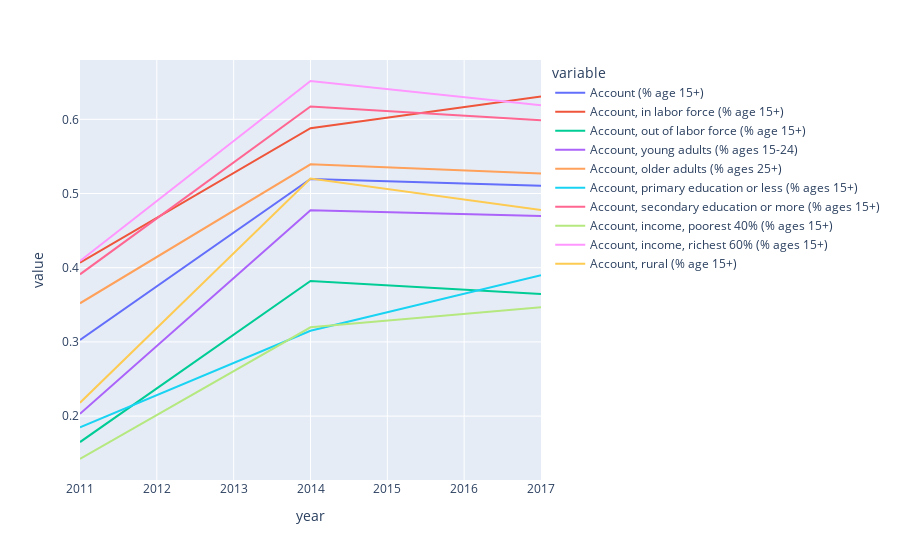

Write notebook code for a chart like this one.
### Code cell
#interactive plot for interaction on jupyter notebook
fig = px.line(df_acc, width=900)
fig.show()

### Figure 1 — Plotly figure (JSON) as saved in the notebook; plotly's stock layout.template omitted (floating-point values rounded to 4 significant figures)
{"data": [{"hovertemplate": "variable=Account (% age 15+)<br>year=%{x}<br>value=%{y}<extra></extra>", "legendgroup": "Account (% age 15+)", "line": {"color": "#636efa", "dash": "solid"}, "marker": {"symbol": "circle"}, "mode": "lines", "name": "Account (% age 15+)", "orientation": "v", "showlegend": true, "type": "scatter", "x": [2011, 2014, 2017], "xaxis": "x", "y": [0.3026, 0.5196, 0.5103], "yaxis": "y"}, {"hovertemplate": "variable=Account, in labor force (% age 15+) <br>year=%{x}<br>value=%{y}<extra></extra>", "legendgroup": "Account, in labor force (% age 15+) ", "line": {"color": "#EF553B", "dash": "solid"}, "marker": {"symbol": "circle"}, "mode": "lines", "name": "Account, in labor force (% age 15+) ", "orientation": "v", "showlegend": true, "type": "scatter", "x": [2011, 2014, 2017], "xaxis": "x", "y": [0.4068, 0.5881, 0.6307], "yaxis": "y"}, {"hovertemplate": "variable=Account, out of labor force (% age 15+) <br>year=%{x}<br>value=%{y}<extra></extra>", "legendgroup": "Account, out of labor force (% age 15+) ", "line": {"color": "#00cc96", "dash": "solid"}, "marker": {"symbol": "circle"}, "mode": "lines", "name": "Account, out of labor force (% age 15+) ", "orientation": "v", "showlegend": true, "type": "scatter", "x": [2011, 2014, 2017], "xaxis": "x", "y": [0.165, 0.3822, 0.3647], "yaxis": "y"}, {"hovertemplate": "variable=Account, young adults (% ages 15-24)<br>year=%{x}<br>value=%{y}<extra></extra>", "legendgroup": "Account, young adults (% ages 15-24)", "line": {"color": "#ab63fa", "dash": "solid"}, "marker": {"symbol": "circle"}, "mode": "lines", "name": "Account, young adults (% ages 15-24)", "orientation": "v", "showlegend": true, "type": "scatter", "x": [2011, 2014, 2017], "xaxis": "x", "y": [0.203, 0.4773, 0.4697], "yaxis": "y"}, {"hovertemplate": "variable=Account, older adults (% ages 25+)<br>year=%{x}<br>value=%{y}<extra></extra>", "legendgroup": "Account, older adults (% ages 25+)", "line": {"color": "#FFA15A", "dash": "solid"}, "marker": {"symbol": "circle"}, "mode": "lines", "name": "Account, older adults (% ages 25+)", "orientation": "v", "showlegend": true, "type": "scatter", "x": [2011, 2014, 2017], "xaxis": "x", "y": [0.3521, 0.5394, 0.5271], "yaxis": "y"}, {"hovertemplate": "variable=Account, primary education or less (% ages 15+) <br>year=%{x}<br>value=%{y}<extra></extra>", "legendgroup": "Account, primary education or less (% ages 15+) ", "line": {"color": "#19d3f3", "dash": "solid"}, "marker": {"symbol": "circle"}, "mode": "lines", "name": "Account, primary education or less (% ages 15+) ", "orientation": "v", "showlegend": true, "type": "scatter", "x": [2011, 2014, 2017], "xaxis": "x", "y": [0.185, 0.315, 0.39], "yaxis": "y"}, {"hovertemplate": "variable=Account, secondary education or more (% ages 15+) <br>year=%{x}<br>value=%{y}<extra></extra>", "legendgroup": "Account, secondary education or more (% ages 15+) ", "line": {"color": "#FF6692", "dash": "solid"}, "marker": {"symbol": "circle"}, "mode": "lines", "name": "Account, secondary education or more (% ages 15+) ", "orientation": "v", "showlegend": true, "type": "scatter", "x": [2011, 2014, 2017], "xaxis": "x", "y": [0.3911, 0.6173, 0.5988], "yaxis": "y"}, {"hovertemplate": "variable=Account, income, poorest 40% (% ages 15+)<br>year=%{x}<br>value=%{y}<extra></extra>", "legendgroup": "Account, income, poorest 40% (% ages 15+)", "line": {"color": "#B6E880", "dash": "solid"}, "marker": {"symbol": "circle"}, "mode": "lines", "name": "Account, income, poorest 40% (% ages 15+)", "orientation": "v", "showlegend": true, "type": "scatter", "x": [2011, 2014, 2017], "xaxis": "x", "y": [0.1422, 0.3197, 0.3467], "yaxis": "y"}, {"hovertemplate": "variable=Account, income, richest 60% (% ages 15+) <br>year=%{x}<br>value=%{y}<extra></extra>", "legendgroup": "Account, income, richest 60% (% ages 15+) ", "line": {"color": "#FF97FF", "dash": "solid"}, "marker": {"symbol": "circle"}, "mode": "lines", "name": "Account, income, richest 60% (% ages 15+) ", "orientation": "v", "showlegend": true, "type": "scatter", "x": [2011, 2014, 2017], "xaxis": "x", "y": [0.4092, 0.6517, 0.6189], "yaxis": "y"}, {"hovertemplate": "variable=Account, rural (% age 15+) <br>year=%{x}<br>value=%{y}<extra></extra>", "legendgroup": "Account, rural (% age 15+) ", "line": {"color": "#FECB52", "dash": "solid"}, "marker": {"symbol": "circle"}, "mode": "lines", "name": "Account, rural (% age 15+) ", "orientation": "v", "showlegend": true, "type": "scatter", "x": [2011, 2014, 2017], "xaxis": "x", "y": [0.218, 0.5203, 0.4779], "yaxis": "y"}], "layout": {"legend": {"title": {"text": "variable"}, "tracegroupgap": 0}, "margin": {"t": 60}, "width": 900, "xaxis": {"anchor": "y", "domain": [0, 1], "title": {"text": "year"}}, "yaxis": {"anchor": "x", "domain": [0, 1], "title": {"text": "value"}}}}
